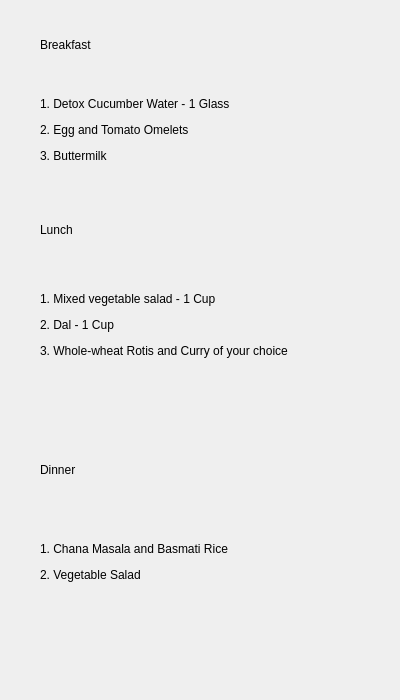
<?xml version="1.0" encoding="UTF-8"?>
<ui version="4.0">
 <class>owdietday5</class>
 <widget class="QDialog" name="owdietday5">
  <property name="geometry">
   <rect>
    <x>0</x>
    <y>0</y>
    <width>400</width>
    <height>700</height>
   </rect>
  </property>
  <property name="windowTitle">
   <string>Day5 Diet</string>
  </property>
  <widget class="QLabel" name="label_3">
   <property name="geometry">
    <rect>
     <x>40</x>
     <y>215</y>
     <width>300</width>
     <height>30</height>
    </rect>
   </property>
   <property name="text">
    <string>&lt;html&gt;&lt;head/&gt;&lt;body&gt;&lt;p&gt;Lunch&lt;/p&gt;&lt;/body&gt;&lt;/html&gt;</string>
   </property>
  </widget>
  <widget class="QLabel" name="label_5">
   <property name="geometry">
    <rect>
     <x>40</x>
     <y>455</y>
     <width>300</width>
     <height>30</height>
    </rect>
   </property>
   <property name="text">
    <string>&lt;html&gt;&lt;head/&gt;&lt;body&gt;&lt;p&gt;Dinner&lt;/p&gt;&lt;/body&gt;&lt;/html&gt;</string>
   </property>
  </widget>
  <widget class="QLabel" name="label_2">
   <property name="geometry">
    <rect>
     <x>40</x>
     <y>80</y>
     <width>300</width>
     <height>100</height>
    </rect>
   </property>
   <property name="text">
    <string>&lt;html&gt;&lt;head/&gt;&lt;body&gt;&lt;p&gt;&lt;span style=&quot; background-color:transparent;&quot;&gt;1. Detox Cucumber Water - 1 Glass&lt;/span&gt;&lt;/p&gt;&lt;p&gt;2. Egg and Tomato Omelets&lt;/p&gt;&lt;p&gt;3. Buttermilk&lt;/p&gt;&lt;/body&gt;&lt;/html&gt;</string>
   </property>
  </widget>
  <widget class="QLabel" name="label_6">
   <property name="geometry">
    <rect>
     <x>40</x>
     <y>500</y>
     <width>300</width>
     <height>125</height>
    </rect>
   </property>
   <property name="text">
    <string>&lt;html&gt;&lt;head/&gt;&lt;body&gt;&lt;p&gt;1. Chana Masala and Basmati Rice&lt;/p&gt;&lt;p&gt;2. Vegetable Salad&lt;/p&gt;&lt;/body&gt;&lt;/html&gt;</string>
   </property>
   <property name="textFormat">
    <enum>Qt::RichText</enum>
   </property>
  </widget>
  <widget class="QLabel" name="label_4">
   <property name="geometry">
    <rect>
     <x>40</x>
     <y>270</y>
     <width>300</width>
     <height>150</height>
    </rect>
   </property>
   <property name="text">
    <string>&lt;html&gt;&lt;head/&gt;&lt;body&gt;&lt;p&gt;1. Mixed vegetable salad - 1 Cup&lt;/p&gt;&lt;p&gt;2. Dal - 1 Cup&lt;/p&gt;&lt;p&gt;3. Whole-wheat Rotis and Curry of your choice&lt;/p&gt;&lt;p&gt;&lt;br/&gt;&lt;/p&gt;&lt;/body&gt;&lt;/html&gt;</string>
   </property>
  </widget>
  <widget class="QLabel" name="label">
   <property name="geometry">
    <rect>
     <x>40</x>
     <y>30</y>
     <width>300</width>
     <height>30</height>
    </rect>
   </property>
   <property name="text">
    <string>&lt;html&gt;&lt;head/&gt;&lt;body&gt;&lt;p&gt;Breakfast&lt;/p&gt;&lt;/body&gt;&lt;/html&gt;</string>
   </property>
  </widget>
 </widget>
 <resources/>
 <connections/>
</ui>
